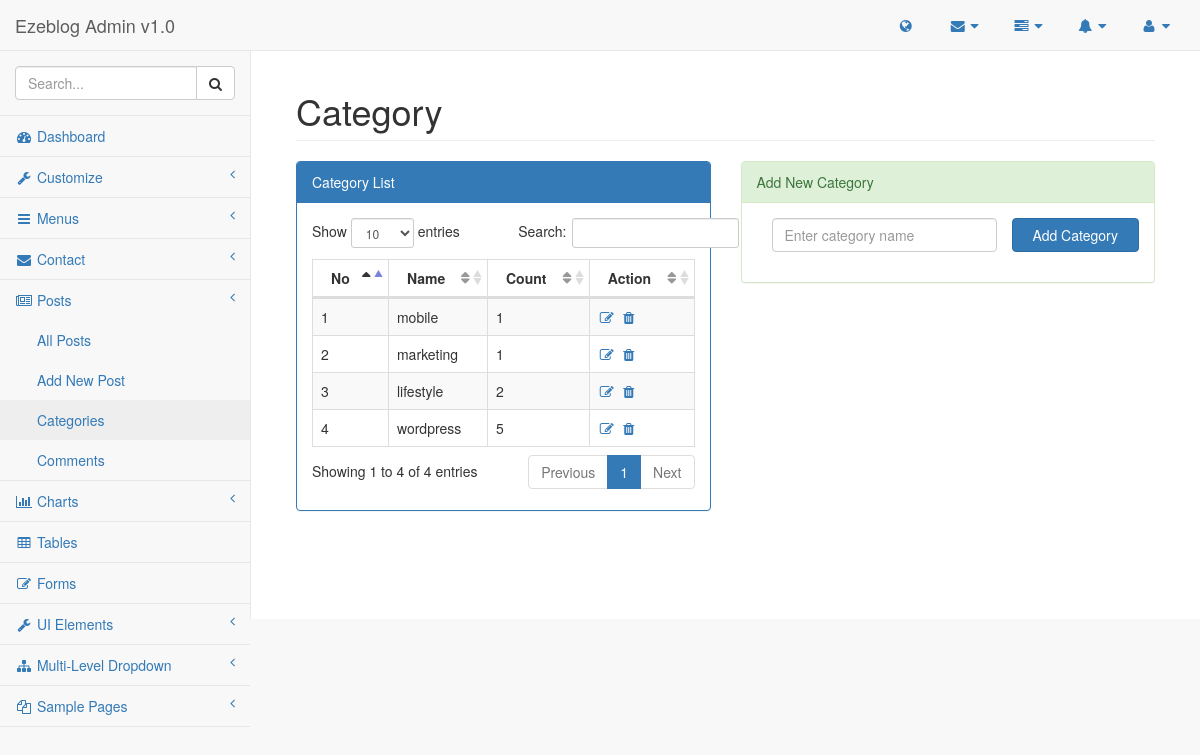
Screenshot of /admin/pages/category.php (signed in) with the database file from the repository.
### tables this page shows
CREATE TABLE `list_category` (
  `id` int(11) NOT NULL,
  `name` varchar(255) NOT NULL
);

### lib/database.php (called while the page is built, shortened)
<?php
Class Database{
    public $host   = DB_HOST;
    public $user   = DB_USER;
    public $pass   = DB_PASS;
    public $name   = DB_NAME;
    public $link;
    private function connectDB(){
        $this->link = new mysqli($this->host, $this->user, $this->pass, $this->name);
    }
    public function select($query){
        $result = $this->link->query($query) or die($this->link->error.__LINE__);
        if($result->num_rows > 0){
            return $result;
        } else {
            return false;
        }
    }
}
?>

### admin/pages/category.php (the view, shortened to what this page needs)
<?php include '../inc/header.php'; ?>
<?php include '../inc/sidebar.php'; ?>
<div id="page-wrapper">
    <div class="container-fluid">
        <div class="row">
            <div class="col-lg-12">
                <h1 class="page-header">Category</h1>
            </div>
            <div id="menu-panel">
                <div class="col-lg-6">
                    <div class="panel panel-primary">
                        <div class="panel-heading">
                            Category List
                        </div>
                        <div class="panel-body">
                            <table width="100%" class="table table-striped table-bordered table-hover" id="dataTables-subscribe">
                                <thead>
                                <tr>
                                    <th>No</th>
                                    <th>Name</th>
                                    <th>Count</th>
                                    <th>Action</th>
                                </tr>
                                </thead>
                                <tbody>
                                <?php
                                $query = "SELECT * FROM list_category ORDER BY id DESC";
                                $category = $database->select($query);
                                if($category){
                                    $i = 0;
                                    while($result = $category->fetch_assoc()){
                                        $i++
                                        ?>
                                        <tr class="odd gradeX">
                                            <td><?php echo $i; ?></td>
                                            <td  class="center"><?php echo $result['name']; ?></td>
                                            <td>
                                                <?php
                                                    $catid = $result['id'];
                                                    $query = "SELECT * FROM list_posts WHERE category = '$catid' ";
                                                    $catcount = $database->select($query);
                                                    if($catcount){
                                                        $count = mysqli_num_rows($catcount);
                                                        echo $count;
                                                    }else{
                                                        echo 0;
                                                    }
                                                ?>
                                            </td>
                                            <td  class="center"> <a href="editcategory.php?edit=<?php echo $result['id']; ?>"> <i class="fa fa-edit  fa-fw"></i></a>  <a onclick="return confirm('Are you sure?')" href="?delete=<?php echo $result['id']; ?>"><i class="fa fa-trash  fa-fw"></i></a>  </td>
                                        </tr>
                                        <?php
                                    }
                                }
                                ?>
                                </tbody>
                            </table>
                        </div>
                    </div>
                </div>
                <div class="col-lg-6">
                    <div class="panel panel-success">
                        <div class="panel-heading">
                            Add New Category
                        </div>
                        <div class="panel-body">
                                <form action="" method="post">
                                    <div class="form-group col-md-8">
                                        <input type="text" name="name" class="form-control" id="inputPassword2" placeholder="Enter category name">
                                    </div>
                                    <input type="submit" class="btn btn-primary col-md-4" value="Add Category">
                                </form>
                        </div>
                    </div>
                </div>
            </div>
        </div>
    </div>
</div>
<?php include '../inc/footer.php'; ?>

### rows the page displays
list_category: name "mobile", count "1"
list_category: name "marketing", count "1"
list_category: name "lifestyle", count "2"
list_category: name "wordpress", count "5"
